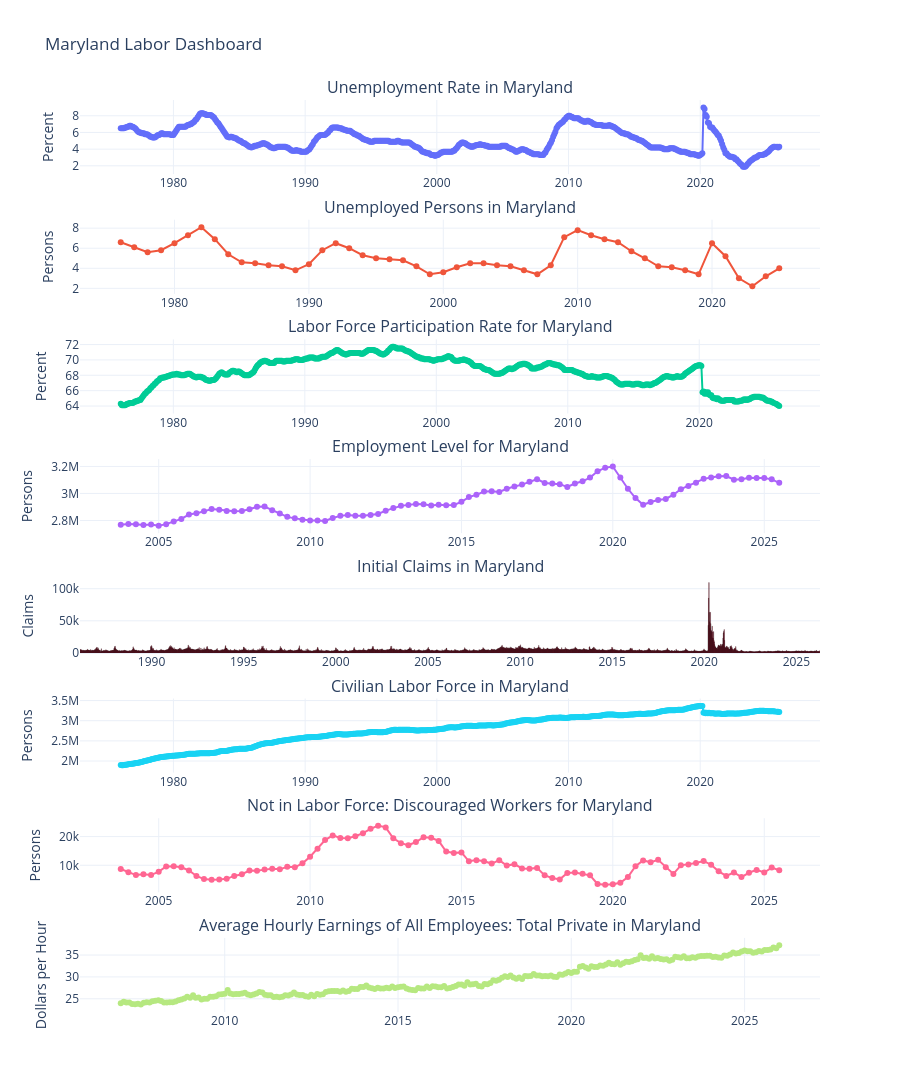

This figure's notebook cell:
### Code cell
# ALL CHARTS IN ONE

titles_in_order = [
    FRED_SERIES_TITLES["unemployment_rate"],
    FRED_SERIES_TITLES["unemployed_persons"],
    FRED_SERIES_TITLES["labor_force_participation_rate"],
    FRED_SERIES_TITLES["employment"],
    FRED_SERIES_TITLES["unemployment_claims"],
    FRED_SERIES_TITLES["civilian_labor_force"],
    FRED_SERIES_TITLES["discouraged_workers"],
    FRED_SERIES_TITLES["average_hourly_earnings"]
]

fig = make_subplots(
    rows=len(titles_in_order),
    cols=1,
    subplot_titles=titles_in_order,
    vertical_spacing=0.05
)

for i, title in enumerate(titles_in_order, start=1):
    df_m = labor_df[labor_df["metric"] == title].sort_values("date")

    if title == FRED_SERIES_TITLES["unemployment_claims"]:
        trace = go.Bar(
            x=df_m["date"],
            y=df_m["value"],
            name=title,
            showlegend=False,
            marker=dict(
                color="crimson",  # 🔥 stronger color
                line=dict(color="black", width=0.3)
            ),
            width=1000 * 60 * 60 * 24 * 7  # 👈 makes weekly bars thicker
        )
        y_title = "Claims"

    elif title == FRED_SERIES_TITLES["average_hourly_earnings"]:
        trace = go.Scatter(
            x=df_m["date"],
            y=df_m["value"],
            mode="lines+markers",
            name=title,
            showlegend=False
        )
        y_title = "Dollars per Hour"

    elif title in [
        FRED_SERIES_TITLES["unemployment_rate"],
        FRED_SERIES_TITLES["labor_force_participation_rate"]
    ]:
        trace = go.Scatter(
            x=df_m["date"],
            y=df_m["value"],
            mode="lines+markers",
            name=title,
            showlegend=False
        )
        y_title = "Percent"

    else:
        trace = go.Scatter(
            x=df_m["date"],
            y=df_m["value"],
            mode="lines+markers",
            name=title,
            showlegend=False
        )
        y_title = "Persons"

    fig.add_trace(trace, row=i, col=1)
    fig.update_yaxes(title_text=y_title, row=i, col=1)

fig.update_layout(
    height=2500,
    title="Maryland Labor Dashboard",
    template="plotly_white"
)

fig.show()
